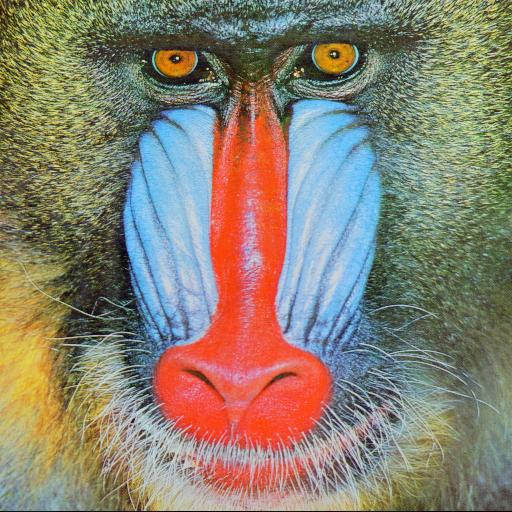
#> input picture lab1/mandril.jpg, 512 x 512 px
$ jupyter execute L01_intro.ipynb
#> lines starting #> are read from the running program, lines starting #| are printed output that depends on the picture
W ramach kursu będziemy wykorzystywać głównie bibliotekę OpenCV (Open Computer Vision Library).
W trakcie niniejszego ćwiczenia zapoznamy się z podstawowymi funkcjonalnościami: wczytaniami, zapisywaniem, konwersją do inne przestrzeni barw.
Zaznajomimy się również z Jupyter Notebook.

Wczytywanie obrazów z wykorzystaniem OpenCV.
1. Zaimportuj bibliotekę OpenCV:
        `import cv2`
1. Zaimportuj bibliotekę pyplot z matplotlib jako plt:
        `from matplotlib import pyplot as plt`
1. Wygodną opcją jest możliwość pobierania danych (obrazów, ale też np. baz danych) z sieci.
   Eliminuje to konieczność pobierania danych np. z Moodle oraz czyni uzupełniony Notebook "samowystarczalnym" - wystarczy go uruchomić.
   * zaimportuj bibliotekę `import os`
   * sprawdź, czy taki plik istnieje (unikniemy wielokrotnego pobierania tych samych danych)
        `if not os.path.exists("mandril.jpg") :`
   * pobierz obraz: `!wget https://raw.githubusercontent.com/vision-agh/poc_sw/master/01_Intro/mandril.jpg`

1. Wykorzystując polecenie *imread* wczytaj obraz *mandril.jpg*
1. Wyświetl obraz wykorzystując bibliotekę *pyplot*
        plt.imshow(I)
        plt.xticks([]), plt.yticks([])
        plt.show()
1. Jeśli ktoś nie wie jak powinien wyglądać mandryl, to proszę podglądnąć obraz na GitHub lub w sprawdzić w Interencie.
   Przyczyną problemu jest sposób w jaki funkcja `imread` z OpenCV odczytuje obraz (BGR, zamiast RGB).
   Obrazom kolorowym będzie poświęcone odrębne ćwiczenie, tak że nie będziemy w tym miejscu rozwijać tego wątku.
1. W celu poprawnego wyświetlenia należy dokonać konwersji koloru z BGR na RGB.
        I = cv2.cvtColor(I, cv2.COLOR_BGR2RGB)
1. Dla porządku warto dodać, że w OpenCV do wyświetlania domyślnie wykorzystuje się funkcję `imshow`.
   Jednakże w przypadku Jupyter Notebook to rozwiązanie ma pewne wady i dlatego nie będziemy jej używać.
   Natomiast jeśli ktoś pracuje w "czystym" Python, to jest to na pewno równoważna funkcjonalność.

[cell 1]
import cv2
from matplotlib import pyplot as plt
import os
import urllib.request                 # for downloading file on Windows

if not os.path.exists("mandril.jpg") :
    urllib.request.urlretrieve(
        "https://raw.githubusercontent.com/vision-agh/poc_sw/master/00_Test/mandril.jpg",
        "mandril.jpg")

# Read image
I = cv2.imread("mandril.jpg")
#> I is the input picture: shape (512, 512, 3); mean B, G, R 113.2, 128.8, 137.4

# Display image (before color conversion - will appear incorrect)
plt.imshow(I)
plt.xticks([]), plt.yticks([])
plt.show()

# Convert BGR to RGB for correct display
I = cv2.cvtColor(I, cv2.COLOR_BGR2RGB)

# Display image again (now with correct colors)
plt.imshow(I)
plt.xticks([]), plt.yticks([])
plt.show()

W praktycznych rozważaniach często analizuje się obrazy w odcieniach szarości (ang. *grayscale*).
Do konwersji służy znana już funkcja `cvtColor` tylko tym razem z parametrem `cv2.COLOR_RGB2GRAY`.
Proszę spróbować wyświetlić obraz.
Może okazać się, że nadal jest kolorowy, choć inaczej.
Dlaczego tak się dzieje zostanie obszerniej wyjaśnione pod koniec ćwiczenia.
Na razie należy dodać polecenie `plt.gray()` przed `plt.show`.

[cell 2]
IG = cv2.cvtColor(I, cv2.COLOR_RGB2GRAY)
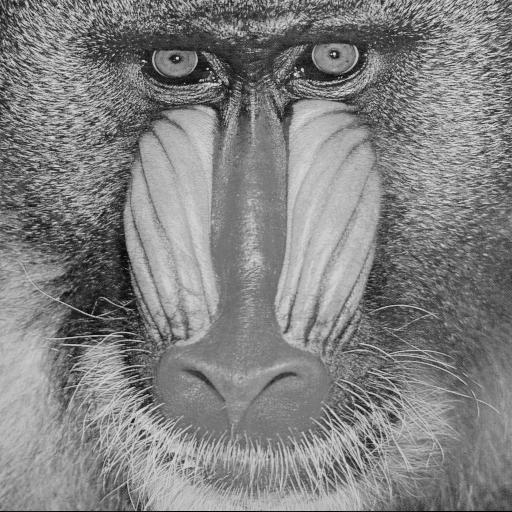
#> IG: shape (512, 512); min 1, max 238, mean 129.6

plt.gray()
plt.imshow(IG)
plt.xticks([]), plt.yticks([])
plt.show()

Czasami konieczne jest zapisanie przetworzonego obrazu.
Służy do tego funkcja `cv2.imwrite`.
Proszę zapisać szarą wersję mandryla w formacie *png*.
Warto sprawdzić, czy obraz zapisał się poprawnie tj. otworzyć go w aplikacji do przeglądania obrazów.

[cell 3]
# Save grayscale image as PNG
cv2.imwrite("mandril_gray.png", IG)
print("Image saved as mandril_gray.png")

Obraz w skali szarości możemy traktować jako dwuwymiarową funkcję $L(x,y)$, gdzie $x$, $y$ to współrzędne piksela, a $L(x,y)$ poziom jasności (najczęściej [0;255] - zapis na 8-bitach, typ *unsigned int*).
Wyświetl obraz mandryl jako funkcję dwuwymiarową (uwaga - to chwilę się liczy):

[cell 4]
import numpy as np

# create grid
xx, yy = np.mgrid[0:IG.shape[0], 0:IG.shape[1]]

# create the figure
fig = plt.figure()
ax = fig.add_subplot(projection='3d')
ax.plot_surface(xx, yy, IG ,rstride=3, cstride=3, cmap=plt.get_cmap('gray'),
        linewidth=0)
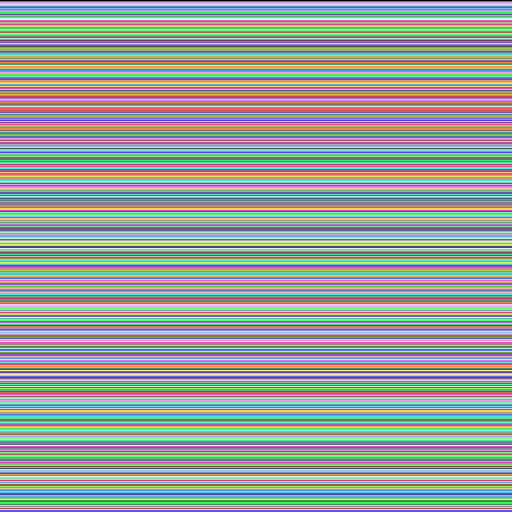
#> xx: shape (512, 512) int64; 512 distinct labels, from 0 to 511; one colour per label, 0 black

# show it
plt.show()
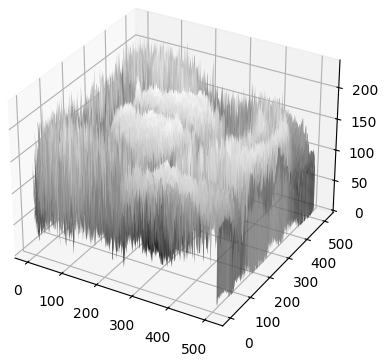
#> figure drawn by matplotlib, 1 panel

Komentarz:
- używamy biblioteki do obliczeń *numpy*,
- tworzymy siatkę punktów o rozmiarach takich jak obraz (*shape*),
- rysujemy wykres 3D

Podczas przetwarzania i analizy obrazów przydatne bywają "przekroje" przez obraz, czyli wartości funkcji $L(x,y)$ w przypadku gdy $x$ lub $y$ jest ustalone.
Wykonaj jeden wybrany przekrój w $x$ i $y$:
- po pierwsze należy pobrać dany wiersz lub kolumnę - np. `S = IG[10,:]` (tu jedenasty wiersz),
- po drugie stworzyć wykres złożony z dwóch subwykresów: `f, (ax1,ax2) = plt.subplots(1,2)`
- dla każdego z nich ustawić tytuł (np. `ax1.set_title('XXX')`) oraz treść `ax1.plot(S)`,
- na koniec całość wyświetlić `plt.show()`.

[cell 5]
# Get row and column cross-sections
row_section = IG[100, :]  # row 100
#> row_section = 512 values, max 230 at index 480, min 21 at index 341, mean 116
col_section = IG[:, 100]  # column 100
#> col_section = 512 values, max 226 at index 82, min 13 at index 313, mean 115.9

# Create two subplots
f, (ax1, ax2) = plt.subplots(1, 2, figsize=(12, 4))

# Plot row cross-section
ax1.set_title('Row cross-section (row 100)')
ax1.plot(row_section)
ax1.set_xlabel('Column')
ax1.set_ylabel('Pixel value')

# Plot column cross-section
ax2.set_title('Column cross-section (column 100)')
ax2.plot(col_section)
ax2.set_xlabel('Row')
ax2.set_ylabel('Pixel value')

plt.show()
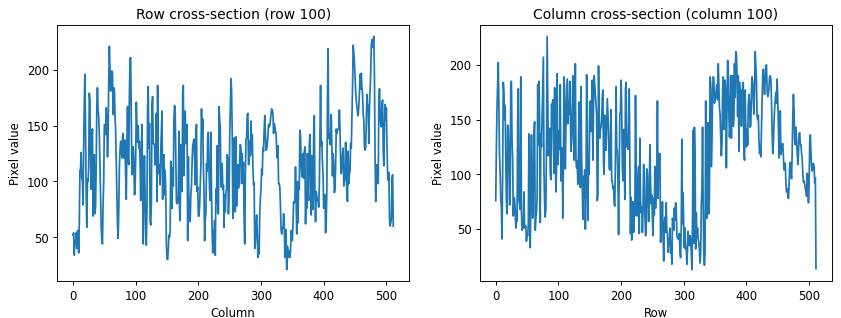
#> figure drawn by matplotlib, 2 panels; panel 1: curve peaks at x = 480, y = 230; panel 2: curve peaks at x = 82, y = 226

Obrazy indeksowane składają się z dwóch macierzy - obrazu oraz tzw. mapy kolorów.
W macierzy obrazu zapisane są wartości poszczególnych pikseli.
Macierz mapy kolorów ma rozmiar $m \times 3$ ($m$ wierszy, w~każdym 3 wartości - składowe R,G,B).
Podczas wyświetlania, na podstawie wartości piksela, odczytywany jest kolor z macierzy mapy kolorów.
W ten sposób możliwe staje się "pokolorowanie" obrazu w skali szarości (stąd wcześniej szary mandryl był kolorowy).
Wykorzystanie pseudokoloru nie wpływa na ilość informacji zawartej na obrazku, pomaga jedynie przedstawić go w bardziej czytelnej (dla człowieka) formie.
Przykładowo można uzyskać poprawę kontrastu, co jest ważne przy analizie np. obrazów medycznych.
Bardziej obszerny opis i spis dostępnym map można znaleźć w [dokumentacji.](https://matplotlib.org/3.1.0/tutorials/colors/colormaps.html)

Wykorzystując dokumentację oraz polecenie `plt.imshow(IG, cmap=plt.get_cmap('XXX'))` proszę wyświetlić obraz madryl w 4 różnych mapach kolorów.

[cell 6]
fig, axes = plt.subplots(2, 2, figsize=(10, 10))

colormaps = ['viridis', 'plasma', 'hot', 'cool']

for idx, cmap_name in enumerate(colormaps):
    ax = axes[idx // 2, idx % 2]
    plt.sca(ax)
    plt.imshow(IG, cmap=plt.get_cmap(cmap_name))
    plt.title(f'Colormap: {cmap_name}')
    plt.axis('off')

$ run again, with lab3/WhatsApp Image 2026-03-18 at 17.00.33.jpeg copied over lab1/mandril.jpg
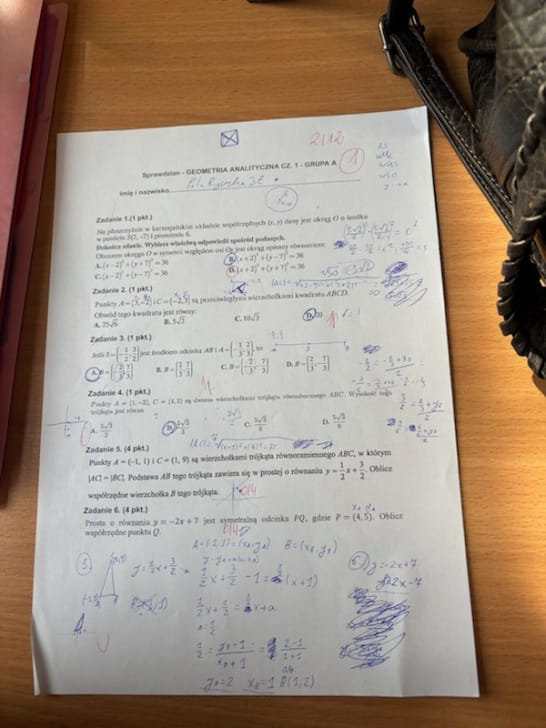
#> input picture lab3/WhatsApp Image 2026-03-18 at 17.00.33.jpeg, 546 x 728 px
#> I is the input picture: shape (728, 546, 3); mean B, G, R 128.5, 143, 159.8
#> `ax.plot_surface(xx, yy, IG ,rstride=3, cstride=3, cmap=plt.get_cmap('g..`:
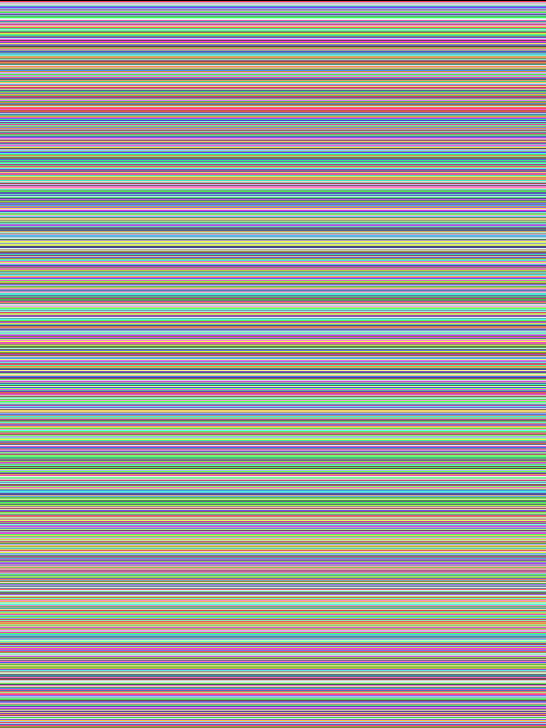
#> xx: shape (728, 546) int64; 728 distinct labels, from 0 to 727; one colour per label, 0 black
#> row_section = 546 values, max 116 at index 248, min 8 at index 452, mean 84.9
#> col_section = 728 values, max 227 at index 294, min 33 at index 725, mean 165.5
#> `plt.show()`:
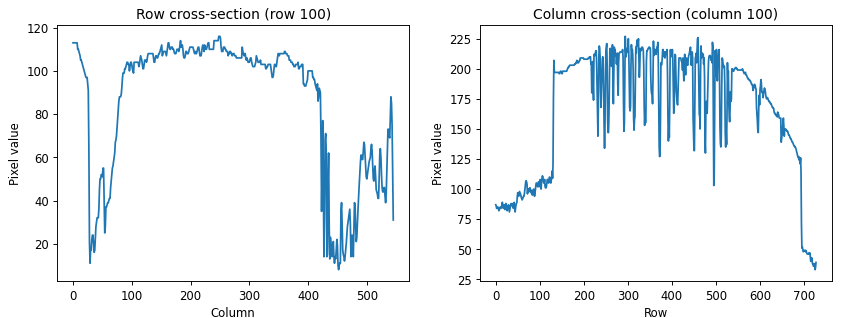
#> figure drawn by matplotlib, 2 panels; panel 1: curve peaks at x = 248, y = 116; panel 2: curve peaks at x = 294, y = 227
